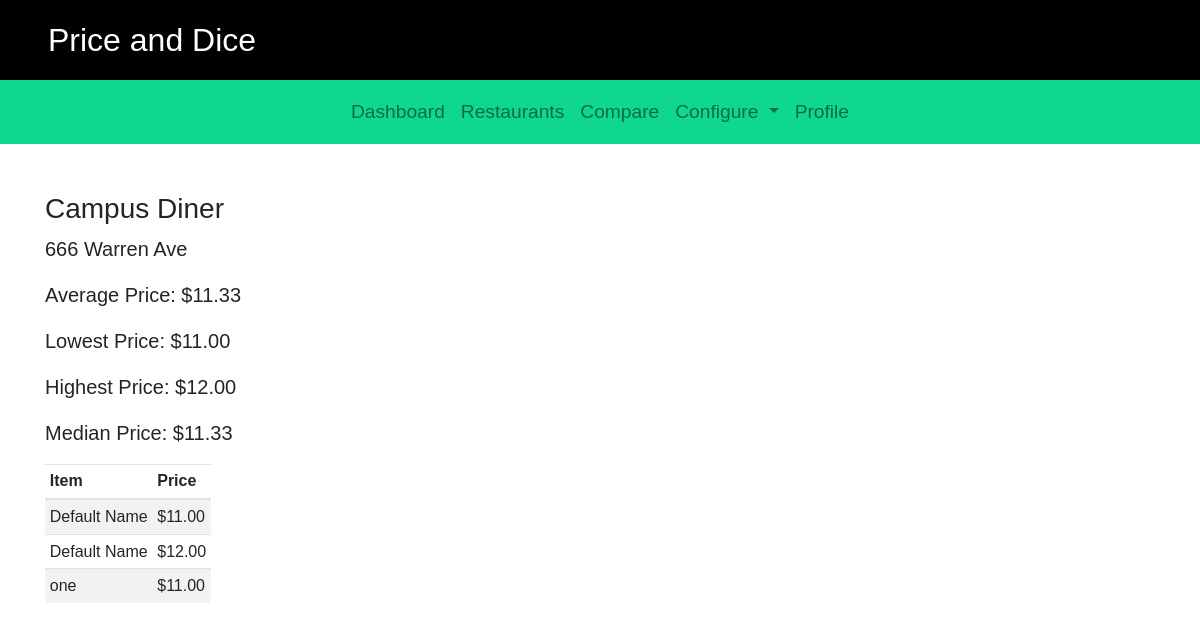
The app's page /campus/1/, older data.
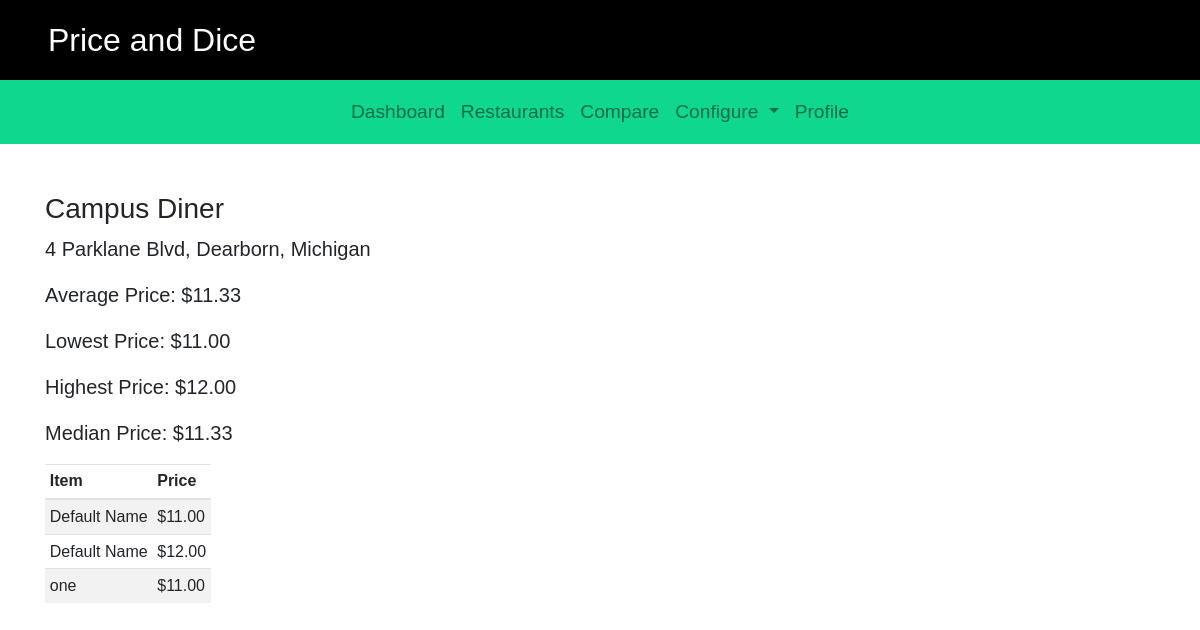
The same page, newer data.
### campus/models.py (models this page shows, shortened)
class Restaurant(models.Model):
    name = models.CharField(max_length=200)
    location = models.CharField(max_length=200)
    hours_of_operation = {
        'sunday': models.CharField(max_length=20),
        'monday': models.CharField(max_length=20),
        'tuesday': models.CharField(max_length=20),
        'wednesday': models.CharField(max_length=20),
        'thursday': models.CharField(max_length=20),
        'friday': models.CharField(max_length=20)
    }
    item_list = models.ManyToManyField(Item)
    def get_average_price(self):
        item_list = self.item_list.all()
        if not item_list:
            return 'There are no item_list at this restaurant'
        else:
            num_item_list =  0
            total_price = 0
            for i in item_list:
                num_item_list += 1
                total_price += i.price
            return float(total_price / num_item_list)
    def get_min_price(self):
        item_list = self.item_list.all()
        if not item_list:
            return 'There are no item_list at this restaurant'
        else:
            min_price = item_list[0].price
            for i in item_list:
                if i.price < min_price:
                    min_price = i.price
            return min_price
    def get_max_price(self):
        item_list = self.item_list.all()
        if not item_list:
            return 'There are no item_list at this restaurant'
        else:
            max_price = item_list[0].price
            for i in item_list:
                if i.price > max_price:
                    max_price = i.price
            return max_price

class Item(models.Model):
    price = models.FloatField(default=0)
    name = models.CharField(max_length=50)

### campus/views.py (the view)
# urls.py: path('<int:restaurant_id>/', views.restaurant_detail, name='restaurant_detail'),
def restaurant_detail(request, restaurant_id):
    try:
        restaurant = Restaurant.objects.get(pk=restaurant_id)
    except Restaurant.DoesNotExist:
        raise Http404("Restaurant does not exist")
    return render(request, 'campus/restaurant-detail.html', {'restaurant': restaurant})

### campus/templates/campus/restaurant-detail.html (shortened to what this page needs)
{% extends "./base.html" %}
{% block restautant_detail_list}
{% block body %}
<div class="container content-top">
    <div class="row">
        <div class="col-lg-6">
            <h3>{{restaurant.name}}</h3>
        </div>
    </div>
    <div class="row">
        <div class="col-lg-6">
            <p class="lead">{{restaurant.location}}</p>
        </div>
    </div>
    <div class="row">
        <div class="col-lg-6">
            <p class="lead">Average Price: ${{restaurant.get_average_price |floatformat:2}}</p>
        </div>
    </div>
    <div class="row">
            <div class="col-lg-6">
                <p class="lead">Lowest Price: ${{restaurant.get_min_price |floatformat:2}}</p>
            </div>
    </div>
    <div class="row">
            <div class="col-lg-6">
                <p class="lead">Highest Price: ${{restaurant.get_max_price |floatformat:2}}</p>
            </div>
    </div>
    <div class="row">
            <div class="col-lg-6">
                <p class="lead">Median Price: ${{restaurant.get_average_price |floatformat:2}}</p>
            </div>
    </div>
    <div class="row">
        <div class="col-lg-12">
                <table class="table table-sm table-hover table-responsive table-striped">
                    <thead>
                        <tr>
                            <th>Item</th>
                            <th>Price</th>
                        </tr>
                    </thead>
                    <tbody>
                        {% for item in restaurant.item_list.all %}
                        <tr>
                            <td>{{item.name}}</td>
                            <td>${{item.price |floatformat:2}}</td>
                        </tr>
                        {% endfor %}
                    </tbody>
                </table>
        </div>
    </div>
    <div class="row">
        <div class="col-lg-6">
            <div id="map" class="map"></div>
        </div>
    </div>
</div>
{% endblock %}

Row changes from the older to the newer data that the page shows:
changed Restaurant "Campus Diner": location "666 Warren Ave" → "4 Parklane Blvd, Dearborn, Michigan"
